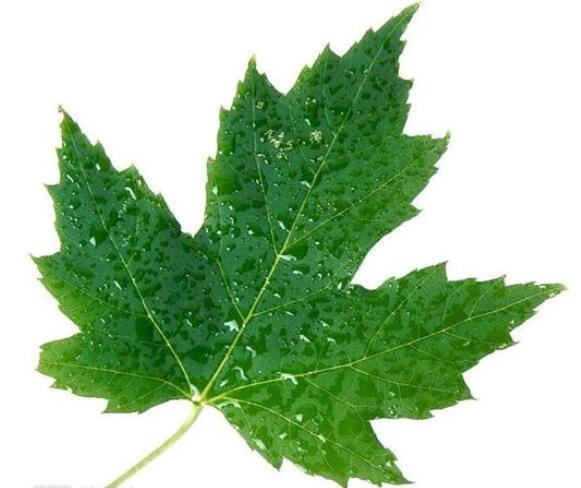
//> input picture images/leaf.jpg, 581 x 488 px
$ ./opencv_027   (built with g++ and OpenCV 4)
//> lines starting //> are read from the running program, lines starting //| are printed output that depends on the picture; after the words box and inside, x2 and y2 are one past the last pixel; in counts of white or black regions, pixels touching at a corner belong together
#include<opencv2/opencv.hpp>
#include<iostream>
using namespace std;
using namespace cv;

void myDrawContours(Mat &src);
int main(int argc, char** crgv)
{
	Mat src = imread("D:/images/leaf.jpg", -1);
//> src is the input picture: 488 rows x 581 cols, CV_8UC3; mean B, G, R 159, 195, 165.1
	if (src.empty())
	{
		cout << "can`t open this ph" << endl;
	}
	GaussianBlur(src, src, Size(3, 3), 0);
	namedWindow("input",WINDOW_FREERATIO);
	imshow("input", src);
	Mat dst;
	myDrawContours(src);
	waitKey(0);
	destroyAllWindows();
	return 0;
}


void myDrawContours(Mat &src)
{
	Mat gray;
	cvtColor(src, gray, COLOR_BGR2GRAY);
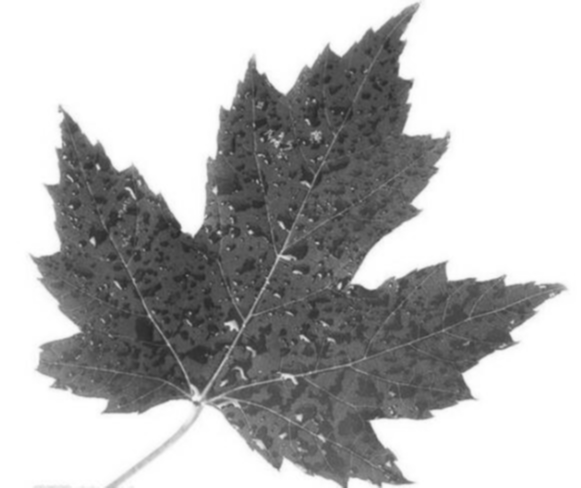
//> gray: 488 rows x 581 cols, CV_8UC1; min 39, max 255, mean 182
	Mat twoValued;
	threshold(gray, twoValued,0,255,THRESH_BINARY|THRESH_OTSU);
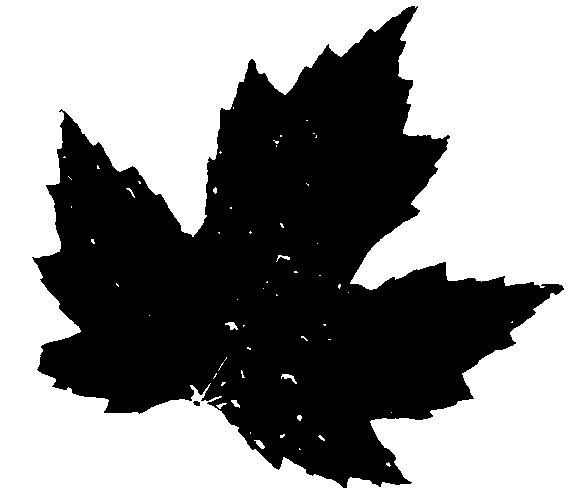
//> twoValued: 488 rows x 581 cols, CV_8UC1; 56% white; 2 black regions, box (x1, y1, x2, y2) and area: (32, 6, 564, 488) 124632, (193, 401, 200, 406) 27
	namedWindow("Two_valued",WINDOW_FREERATIO);
	imshow("Two_valued", twoValued);

	bitwise_not(twoValued,twoValued);
//> twoValued: 488 rows x 581 cols, CV_8UC1; 44% white; 2 white regions

	//轮廓发现
	vector<vector<Point>> contours;
	vector<Vec4i> hirearchy;
	//findContours(twoValued,contours,hirearchy,RETR_EXTERNAL,CHAIN_APPROX_SIMPLE,Point());
	//findContours(twoValued, contours, hirearchy, RETR_TREE, CHAIN_APPROX_SIMPLE, Point());
	findContours(twoValued, contours, hirearchy, RETR_LIST, CHAIN_APPROX_SIMPLE, Point());
//> contours = 72 contours, 56 with area under 20; largest, box (x1, y1, x2, y2) and area: (32, 6, 564, 488) 124058, (280, 373, 298, 385) 83, (224, 321, 239, 331) 76, (253, 439, 266, 450) 63, (276, 254, 291, 262) 54; hirearchy = 72 items, first 8: [1, -1, -1, -1], [2, 0, -1, -1], [3, 1, -1, -1], [4, 2, -1, -1], [5, 3, -1, -1], [6, 4, -1, -1], [7, 5, -1, -1], [8, 6, -1, -1]
	//findContours(twoValued, contours, hirearchy, RETR_EXTERNAL, CHAIN_APPROX_NONE, Point());
	drawContours(src,contours,-1,Scalar(0,0,255),2,8);
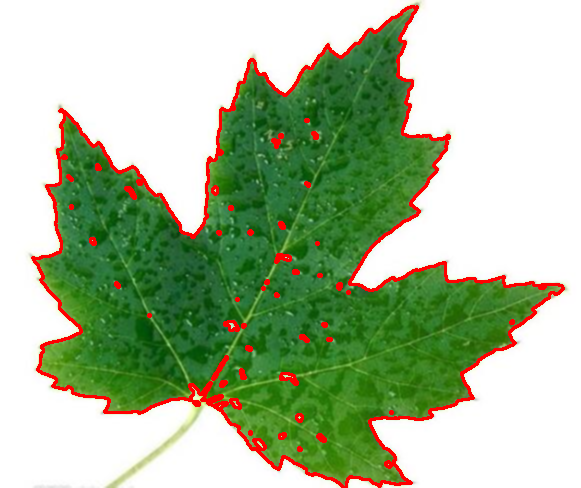
//> src: 488 rows x 581 cols, CV_8UC3; mean B, G, R 154.2, 187.8, 170.1
	namedWindow("drawContours", WINDOW_FREERATIO);
	imshow("drawContours", src);
}
